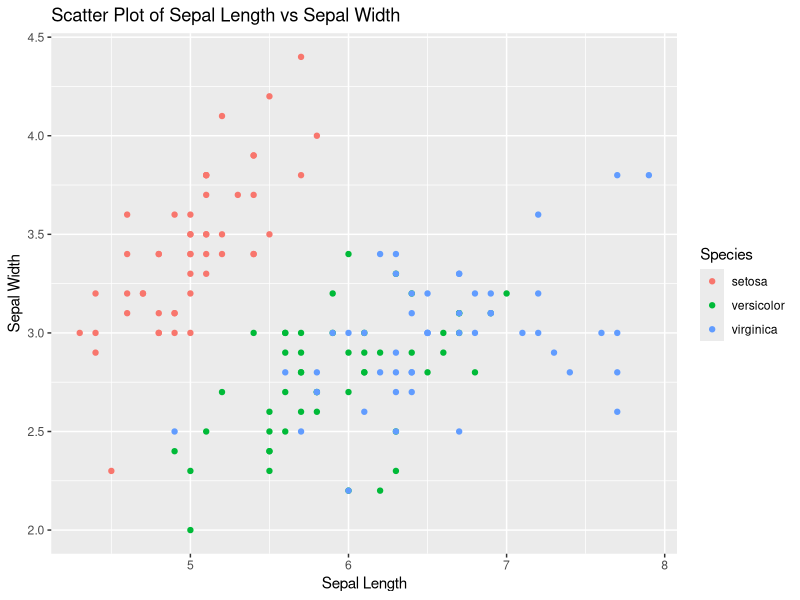
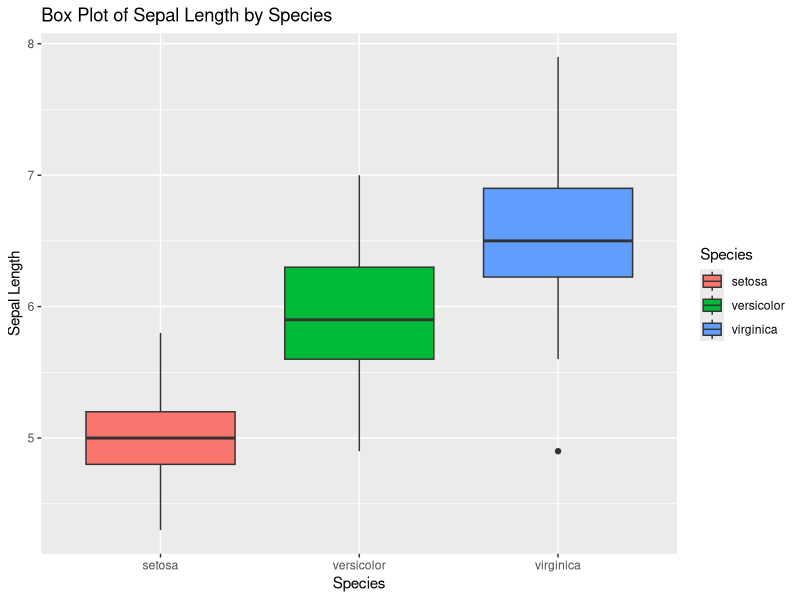
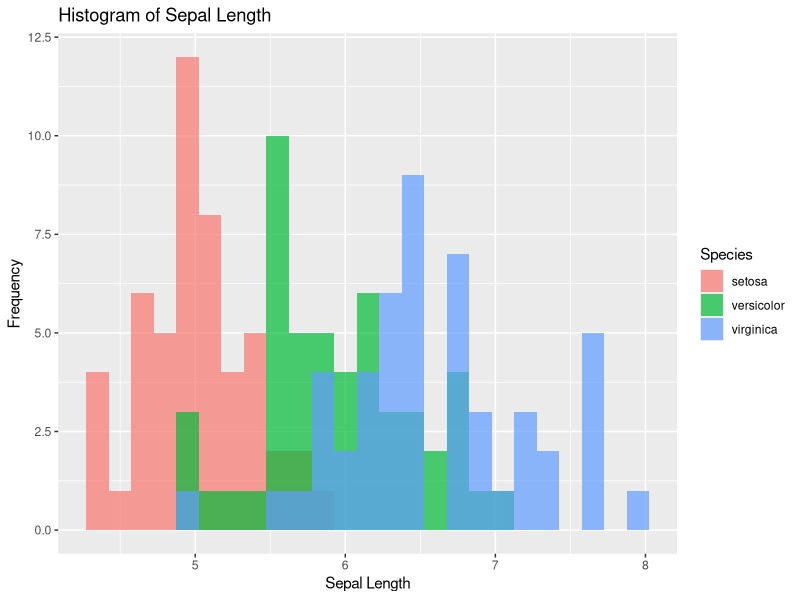

These figures' R source, in order:
library(ggplot2)  # Load the ggplot2 package

data(iris)  # Load the iris dataset that comes with R

# Create a scatter plot using ggplot function
ggplot(iris, aes(x = Sepal.Length, y = Sepal.Width, color = Species)) +
  geom_point() +  # Add points to the plot
  labs(title = "Scatter Plot of Sepal Length vs Sepal Width",  # Set the plot title
       x = "Sepal Length",  # Label the x-axis
       y = "Sepal Width")  # Label the y-axis

# Box plot of Sepal.Length by Species
ggplot(iris, aes(x = Species, y = Sepal.Length, fill = Species)) +
  geom_boxplot() +
  labs(title = "Box Plot of Sepal Length by Species",
       x = "Species",
       y = "Sepal Length")

# Histogram of Sepal.Length
ggplot(iris, aes(x = Sepal.Length, fill = Species)) +
  geom_histogram(binwidth=0.15, position = "identity", alpha = 0.7) +
  labs(title = "Histogram of Sepal Length",
       x = "Sepal Length",
       y = "Frequency")